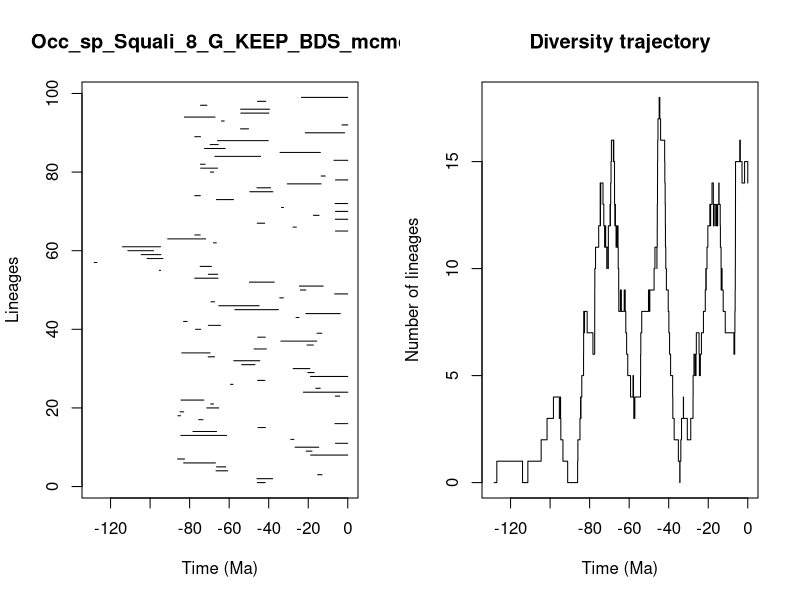

The R source for this figure:


pdf(file='../Results/Species/5_MA_bins_EXT_EP_FT/pyrate_mcmc_logs/Occ_sp_Squali_8_G_KEEP_BDS_mcmc_LTT.pdf',width=0.6*20, height=0.6*10)
title = "Occ_sp_Squali_8_G_KEEP_BDS_mcmc"
ts=c(45.77346054668797, 45.95912186282731,15.234883942036124,66.6308162157921,66.37705992610584,83.03655494534186,86.07584017033976,18.79276780891777,21.012958126382383,26.64880445254224,6.242108744757207,28.847195229391243,84.47997966026128,78.3265507635498,45.41706503834876,6.513446504362384,75.41942016055039,85.94326940851403,84.8817816097974,71.33729467398877,69.33981090511071,84.36900293864815,6.282051595335434,22.438796431132428,16.200168583868024,59.30159116325003,45.63643477413827,18.837743988434042,20.200436103001845,27.653818937368083,53.65024054401873,57.654069663235475,70.63936545008853,83.96129783845446,47.3912344634133,20.621763580375884,33.86855654946581,45.564360539070286,15.56031751177854,77.00734436489361,70.53505629597029,83.07106754637002,26.17848123100934,21.20733738363702,57.12544886067888,65.23757010426039,69.17104717027442,34.4181263984958,6.613081530697144,23.979907331774285,24.46900689835814,49.738265830438735,77.4359282060226,70.52352999418824,95.31515121654868,74.65634594011524,128.27130718300532,101.53709512538255,104.5182877713881,111.24347164483505,113.93418432126298,67.98221963898018,91.10845036239446,77.38052253242316,6.231370939924903,27.691985480388123,45.804196760648544,6.325967943479182,17.36109679597473,6.193006891172858,33.50721511038677,6.39479998304539,66.42628873829759,77.4210253947524,49.55753595324139,45.95334317321516,30.590140525669906,6.209949709935171,13.468126084397309,69.47784435178113,74.41792865358737,74.53764375977632,6.992927142543142,67.24340115875997,34.27912607988791,72.4171341427395,69.55428234273275,65.85146499983806,77.40962688339391,21.497690293898188,54.2506597415913,2.91293827429649,63.94602521890308,82.66062790611028,54.11222003969061,54.19451560031665,74.50952324145057,45.6693632609751,23.440895348582462)
te=c(41.797557660032, 37.99653459331356,12.99591874278033,60.71160874283385,61.70453787148285,66.93874307517986,82.58106894592426,0.0,18.099076182204318,14.670613502335138,0.0,27.235363983062367,61.28394969643064,66.39574080669715,41.646307827780504,0.0,73.23661237345829,84.57939142219861,82.98718235132625,65.29375477950634,67.88064599570377,72.82096135496006,4.064874678902065,0.0,13.942275575975945,58.04775241066447,41.96082240402733,0.0,17.009348096261377,19.186113177345934,46.95871352982967,44.48802224185245,67.39340779196014,69.66537277250569,41.17195533248555,17.416301777920516,15.706731662537265,41.6997955585059,13.12422624581395,74.38143091418729,64.40958338032482,81.24774926223834,24.651197094495025,3.7689009974687964,35.11291149428948,44.83091003251201,67.41605563845906,32.58165482406944,0.0,21.21573516721375,12.443456837525975,37.23873513749873,65.6317654784717,65.80131388804216,94.69576674951574,68.98497332169448,126.9440082935873,93.50109774802604,94.56954455800579,98.30816015898245,94.74913562819253,66.51027892094031,71.88044409244887,74.6510659072265,0.0,26.023569986853555,42.041655349875946,0.0,14.516790801550457,0.0,32.5039513553594,0.0,57.808583922734165,74.57413564545251,37.91550830769905,39.044071430693435,13.501083797505048,0.0,11.394777824765743,67.78241424797578,65.8908546890641,72.16923190765739,0.0,44.10587010900894,13.852632295831578,62.00112907415413,65.54149648133524,40.23932278709339,74.4994817235708,1.6150030518016802,50.224415528891356,0.0,62.50422797298394,67.12934849733878,39.91201703533433,39.55777736740655,71.25030071191077,41.47177890732935,0.0)
div_traj=c(0, 1,0,1,2,3,4,3,4,3,2,1,0,1,2,3,4,3,4,5,6,7,8,7,8,7,6,7,8,9,10,11,12,13,14,13,12,13,14,13,14,13,12,11,12,11,10,11,10,11,12,13,12,13,14,15,16,15,16,15,14,13,12,13,12,11,12,11,12,11,12,11,12,11,10,9,8,9,8,9,8,7,6,5,4,5,4,3,4,5,6,7,8,9,8,9,10,11,10,11,12,13,14,15,16,17,18,17,16,15,14,13,12,11,10,9,8,7,6,5,4,3,2,1,0,1,2,3,4,3,2,3,4,5,6,5,6,7,6,5,6,7,8,9,10,9,10,11,12,13,12,13,14,13,12,13,12,13,12,13,14,13,12,11,10,9,10,9,8,7,6,7,8,9,10,11,12,13,14,15,16,15,14,15,14)
time_events=c(128.27130718300532, 126.9440082935873,113.93418432126298,111.24347164483505,104.5182877713881,101.53709512538255,98.30816015898245,95.31515121654868,94.74913562819253,94.69576674951574,94.56954455800579,93.50109774802604,91.10845036239446,86.07584017033976,85.94326940851403,84.8817816097974,84.57939142219861,84.47997966026128,84.36900293864815,83.96129783845446,83.07106754637002,83.03655494534186,82.98718235132625,82.66062790611028,82.58106894592426,81.24774926223834,78.3265507635498,77.4359282060226,77.4210253947524,77.40962688339391,77.38052253242316,77.00734436489361,75.41942016055039,74.65634594011524,74.6510659072265,74.57413564545251,74.53764375977632,74.50952324145057,74.4994817235708,74.41792865358737,74.38143091418729,73.23661237345829,72.82096135496006,72.4171341427395,72.16923190765739,71.88044409244887,71.33729467398877,71.25030071191077,70.63936545008853,70.53505629597029,70.52352999418824,69.66537277250569,69.55428234273275,69.47784435178113,69.33981090511071,69.17104717027442,68.98497332169448,67.98221963898018,67.88064599570377,67.78241424797578,67.41605563845906,67.39340779196014,67.24340115875997,67.12934849733878,66.93874307517986,66.6308162157921,66.51027892094031,66.42628873829759,66.39574080669715,66.37705992610584,65.8908546890641,65.85146499983806,65.80131388804216,65.6317654784717,65.54149648133524,65.29375477950634,65.23757010426039,64.40958338032482,63.94602521890308,62.50422797298394,62.00112907415413,61.70453787148285,61.28394969643064,60.71160874283385,59.30159116325003,58.04775241066447,57.808583922734165,57.654069663235475,57.12544886067888,54.2506597415913,54.19451560031665,54.11222003969061,53.65024054401873,50.224415528891356,49.738265830438735,49.55753595324139,47.3912344634133,46.95871352982967,45.95912186282731,45.95334317321516,45.804196760648544,45.77346054668797,45.6693632609751,45.63643477413827,45.564360539070286,45.41706503834876,44.83091003251201,44.48802224185245,44.10587010900894,42.041655349875946,41.96082240402733,41.797557660032,41.6997955585059,41.646307827780504,41.47177890732935,41.17195533248555,40.23932278709339,39.91201703533433,39.55777736740655,39.044071430693435,37.99653459331356,37.91550830769905,37.23873513749873,35.11291149428948,34.4181263984958,34.27912607988791,33.86855654946581,33.50721511038677,32.58165482406944,32.5039513553594,30.590140525669906,28.847195229391243,27.691985480388123,27.653818937368083,27.235363983062367,26.64880445254224,26.17848123100934,26.023569986853555,24.651197094495025,24.46900689835814,23.979907331774285,23.440895348582462,22.438796431132428,21.497690293898188,21.21573516721375,21.20733738363702,21.012958126382383,20.621763580375884,20.200436103001845,19.186113177345934,18.837743988434042,18.79276780891777,18.099076182204318,17.416301777920516,17.36109679597473,17.009348096261377,16.200168583868024,15.706731662537265,15.56031751177854,15.234883942036124,14.670613502335138,14.516790801550457,13.942275575975945,13.852632295831578,13.501083797505048,13.468126084397309,13.12422624581395,12.99591874278033,12.443456837525975,11.394777824765743,6.992927142543142,6.613081530697144,6.513446504362384,6.39479998304539,6.325967943479182,6.282051595335434,6.242108744757207,6.231370939924903,6.209949709935171,6.193006891172858,4.064874678902065,3.7689009974687964,2.91293827429649,1.6150030518016802,0.0)
                par(mfrow=c(1,2))
                L = length(ts)
                plot(ts, 1:L , xlim=c(-max(ts)-1,0), pch=20, type="n", main=title,xlab="Time (Ma)",ylab="Lineages")
                for (i in 1:L){segments(x0=-te[i],y0=i,x1=-ts[i],y1=i)}    
                t = -time_events
                plot(div_traj ~ t,type="s", main = "Diversity trajectory",xlab="Time (Ma)",ylab="Number of lineages",xlim=c(-max(ts)-1,0))
                abline(v=c(65,200,251,367,445),lty=2,col="gray")
                
